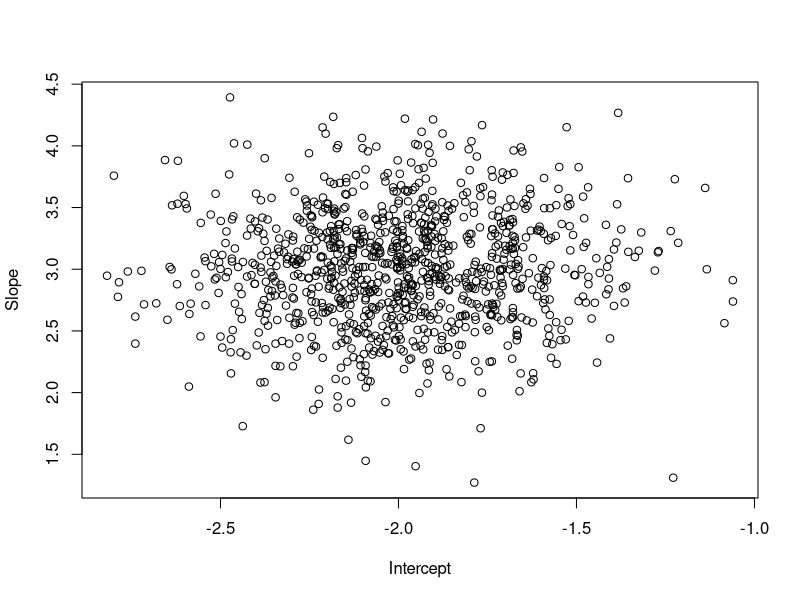
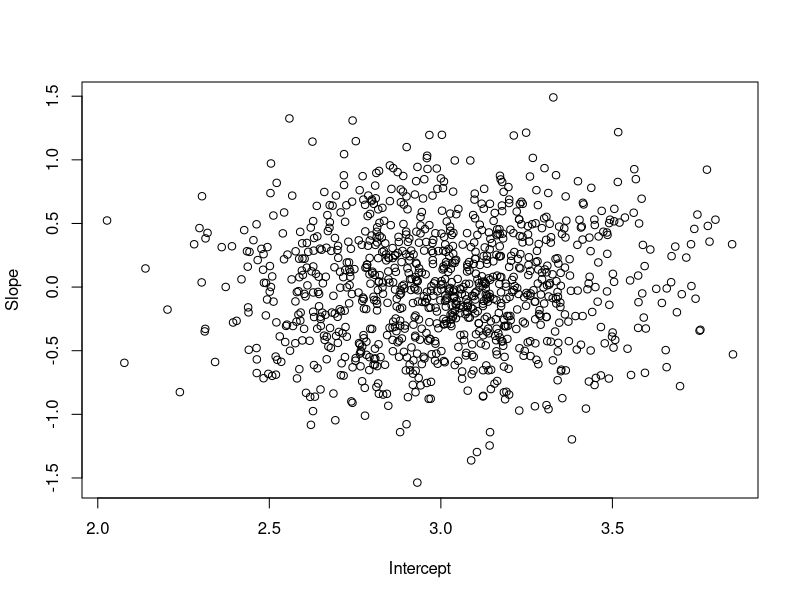
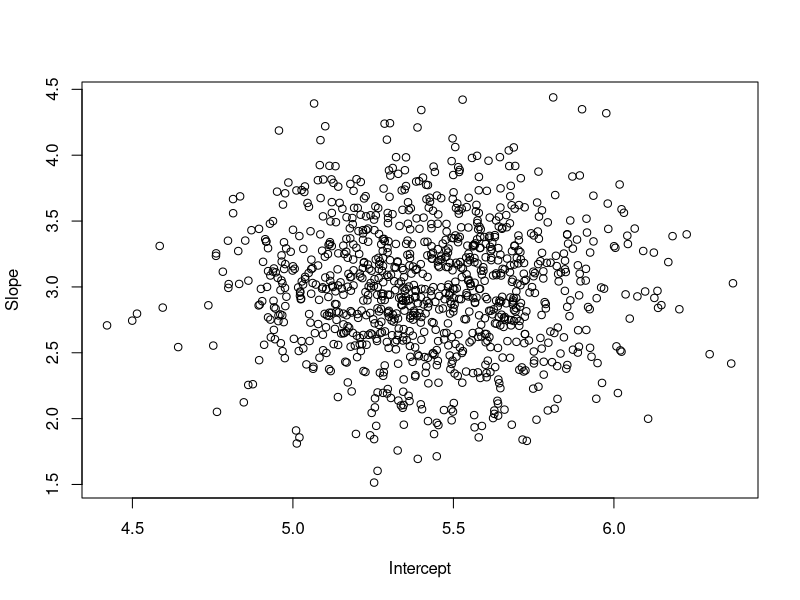
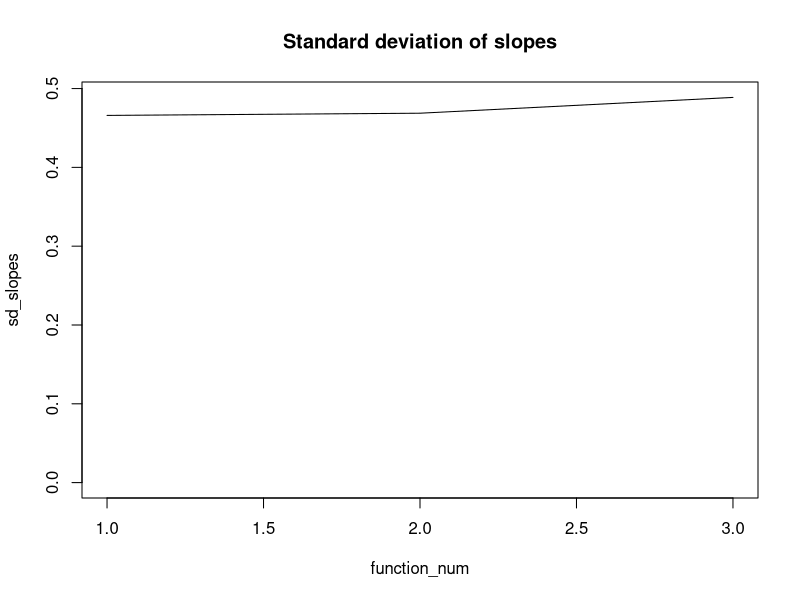
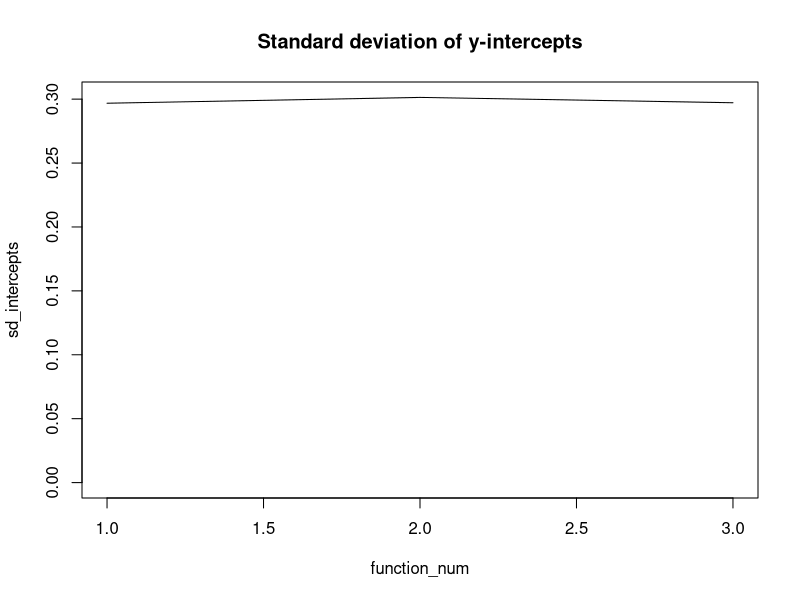
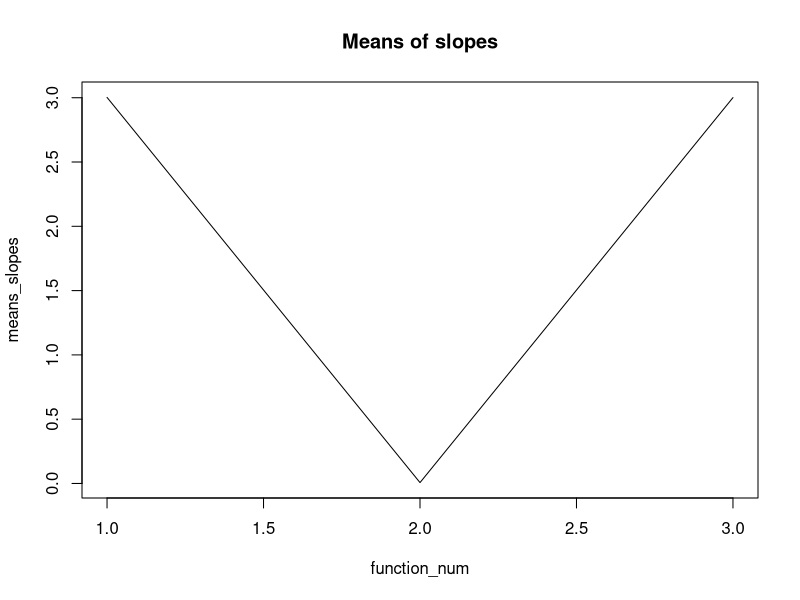
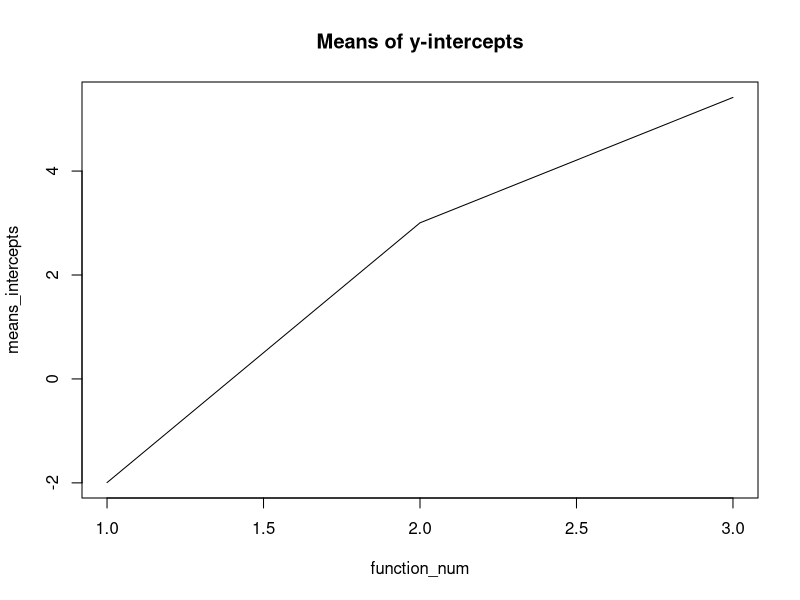

Write R code to recreate these figures, in order.
## ---- chunk 1
knitr::opts_chunk$set(echo = TRUE)
library(tidyverse)

# Set up my table with provided data
mytab <- read_tsv("classA7.dat", col_names = FALSE)
mytab <- t(apply(mytab, c(1, 2), function(x) eval(parse(text = x))))
colnames(mytab) <- c("X", "Y")
rownames(mytab) <- NULL
## ---- chunk 2
f1 <- function(x) -2 + (3*x)
f2 <- function(x) 3
f3 <- function(x) (6*(x**2)) + (3*x) + 3
f4 <- 

makeFakeData <- function(f) {
    f(mytab[,1]) + rnorm(n = length(mytab[,1]), mean = 0, sd = 1)
}
## ---- chunk 3
funclist <- list(f1, f2, f3)
means_slopes <- integer(length(funclist))
means_intercepts <- integer(length(funclist))
sd_slopes <- integer(length(funclist))
sd_intercepts <- integer(length(funclist))

#print.noquote(funclist[1])
func_ind <- 1
for (fn in funclist) {
  dat = matrix(nrow = 1000, ncol = 2)
  for ( k in 1:1000 ) {
    dat[k,] <- coef(lm( makeFakeData(fn) ~ mytab[,1] ))
  }
  colnames(dat) <- c("Intercept", "Slope")
  plot(dat)
  print.noquote(paste("Function number", func_ind))
  
  means_intercepts[func_ind] <- mean(dat[,"Intercept"])
  means_slopes[func_ind] <- mean(dat[,"Slope"])
  sd_intercepts[func_ind] <- sd(dat[,"Intercept"])
  sd_slopes[func_ind] <- sd(dat[,"Slope"])
  print.noquote(paste("Mean of the intercept:", means_intercepts[func_ind]))
  print.noquote(paste("Variance of the intercept:", means_slopes[func_ind]))
  print.noquote(paste("Mean of the slope:", sd_slopes[func_ind]))
  print.noquote(paste("Variance of the slope:", sd_intercepts[func_ind]))
  print.noquote("")
 
  
  func_ind <- func_ind + 1
}

## ---- chunk 4
function_num <- 1:length(sd_slopes)
plot(sd_slopes ~ function_num, type = 'l', ylim = c(0, max(sd_slopes)), main = "Standard deviation of slopes")
plot(sd_intercepts ~ function_num, type = 'l', ylim =  c(0, max(sd_intercepts)), main = "Standard deviation of y-intercepts")
plot(means_slopes ~ function_num, type = 'l', main = "Means of slopes")
plot(means_intercepts ~ function_num, type = 'l', main = "Means of y-intercepts")
